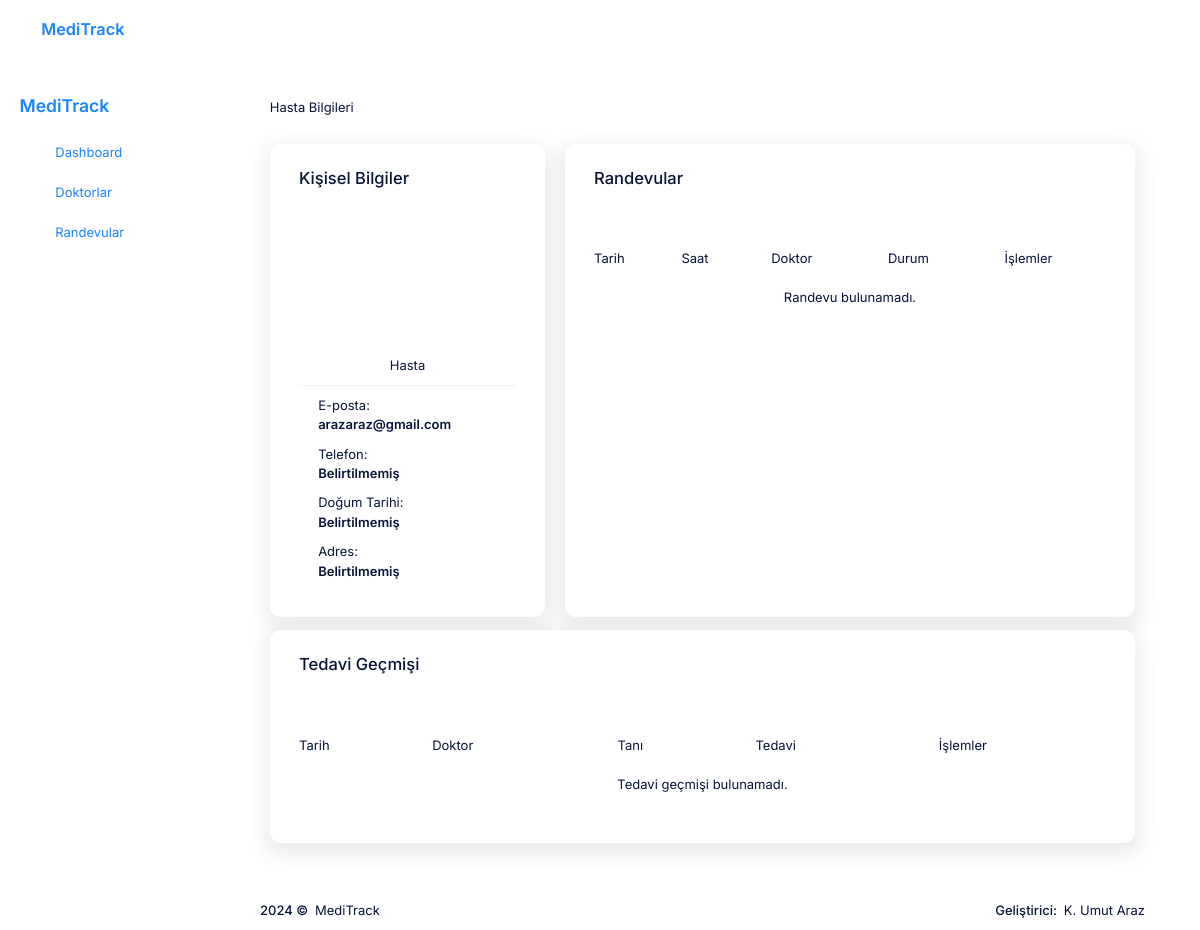
/core/patients/1/ (signed in), run on an earlier commit of the app's database.
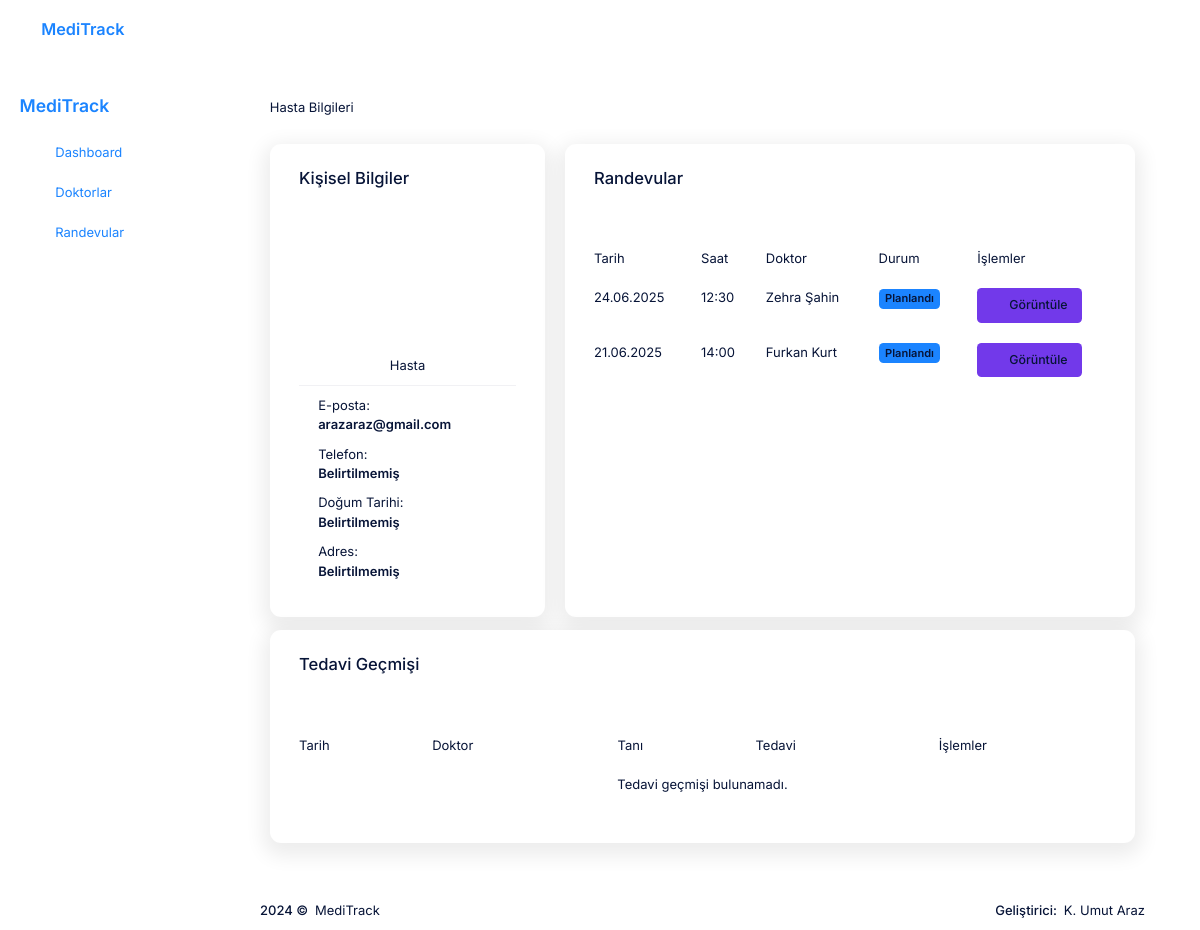
And on a later commit of the database.
### appointments/models.py (models this page shows, shortened)
class Appointment(models.Model):
    STATUS_CHOICES = [
        ('planned', _('Planlandı')),
        ('completed', _('Tamamlandı')),
        ('cancelled', _('İptal Edildi')),
    ]
    patient = models.ForeignKey(
        settings.AUTH_USER_MODEL,
        on_delete=models.CASCADE,
        related_name='patient_appointments',
        verbose_name=_('Hasta'),
        limit_choices_to={'user_type': 'patient'}
    )
    doctor = models.ForeignKey(
        settings.AUTH_USER_MODEL,
        on_delete=models.CASCADE,
        related_name='doctor_appointments',
        verbose_name=_('Doktor'),
        limit_choices_to={'user_type': 'doctor'}
    )
    date = models.DateField(
        verbose_name=_('Tarih')
    )
    time = models.TimeField(
        verbose_name=_('Saat')
    )
    description = models.TextField(
        blank=True,
        null=True,
        verbose_name=_('Açıklama')
    )
    status = models.CharField(
        max_length=20,
        choices=STATUS_CHOICES,
        default='planned',
        verbose_name=_('Durum')
    )
    created_at = models.DateTimeField(
        auto_now_add=True,
        verbose_name=_('Oluşturulma Tarihi')
    )
    updated_at = models.DateTimeField(
        auto_now=True,
        verbose_name=_('Güncellenme Tarihi')
    )
    class Meta:
        verbose_name = _('Randevu')
        verbose_name_plural = _('Randevular')
        ordering = ['-date', '-time']

### users/models.py (models this page shows, shortened)
class User(AbstractUser):
    USER_TYPE_CHOICES = [
        ('patient', _('Hasta')),
        ('doctor', _('Doktor')),
        ('receptionist', _('Resepsiyonist')),
        ('admin', _('Admin')),
    ]
    user_type = models.CharField(
        max_length=20,
        choices=USER_TYPE_CHOICES,
        default='patient',
        verbose_name=_('Kullanıcı Tipi')
    )
    specialization = models.CharField(
        max_length=100,
        blank=True,
        null=True,
        verbose_name=_('Uzmanlık Alanı')
    )
    date_of_birth = models.DateField(
        blank=True,
        null=True,
        verbose_name=_('Doğum Tarihi')
    )
    phone_number = models.CharField(
        max_length=20,
        blank=True,
        null=True,
        verbose_name=_('Telefon Numarası')
    )
    address = models.TextField(
        blank=True,
        null=True,
        verbose_name=_('Adres')
    )
    blood_type = models.CharField(
        max_length=10,
        blank=True,
        null=True,
        verbose_name=_('Kan Grubu')
    )
    def is_patient(self):
        return self.user_type == 'patient'
    def is_doctor(self):
        return self.user_type == 'doctor'
    def is_receptionist(self):
        return self.user_type == 'receptionist'
    def is_admin_user(self):
        return self.user_type == 'admin'
    class Meta:
        verbose_name = _('Kullanıcı')
        verbose_name_plural = _('Kullanıcılar')

### core/views.py (the view)
# urls.py: path('patients/<int:pk>/', views.PatientDetailView.as_view(), name='patient-detail'),
class PatientDetailView(LoginRequiredMixin, UserPassesTestMixin, DetailView):
    model = User
    template_name = 'core/patient_detail.html'
    context_object_name = 'patient'
    def test_func(self):
        patient = self.get_object()
        user = self.request.user
        if user.is_patient():
            return patient == user
        if user.is_doctor():
            return Appointment.objects.filter(doctor=user, patient=patient).exists()
        return user.is_receptionist() or user.is_admin_user()
    def get_context_data(self, **kwargs):
        context = super().get_context_data(**kwargs)
        patient = self.get_object()
        appointments = Appointment.objects.filter(patient=patient).order_by('-date', '-time')
        treatments = Treatment.objects.filter(appointment__patient=patient).order_by('-created_at')
        context.update({
            'appointments': appointments,
            'treatments': treatments
        })
        return context

### Templates/core/patient_detail.html (shortened to what the changed rows need)
{% extends 'core/base.html' %}
{% load static %}
{% block content %}
<div class="container py-4">
    <div class="row">
        <div class="col-md-8 mb-4">
            <div class="card shadow h-100">
                <div class="card-body">
                    <div class="table-responsive">
                        <table class="table table-hover">
                            <thead>
                                <tr>
                                    <th>Tarih</th>
                                    <th>Saat</th>
                                    <th>Doktor</th>
                                    <th>Durum</th>
                                    <th>İşlemler</th>
                                </tr>
                            </thead>
                            <tbody>
                                {% if appointments %}
                                    {% for appointment in appointments %}
                                        <tr>
                                            <td>{{ appointment.date|date:"d.m.Y" }}</td>
                                            <td>{{ appointment.time|time:"H:i" }}</td>
                                            <td>{{ appointment.doctor.get_full_name }}</td>
                                            <td>
                                                {% if appointment.status == 'planned' %}
                                                    <span class="badge bg-primary">Planlandı</span>
                                                {% elif appointment.status == 'completed' %}
                                                    <span class="badge bg-success">Tamamlandı</span>
                                                {% elif appointment.status == 'cancelled' %}
                                                    <span class="badge bg-danger">İptal Edildi</span>
                                                {% endif %}
                                            </td>
                                            <td>
                                                <a href="{% url 'appointment-detail' appointment.id %}" class="btn btn-sm btn-info">
                                                    <i class="fas fa-eye"></i> Görüntüle
                                                </a>
                                            </td>
                                        </tr>
                                    {% endfor %}
                                {% else %}
                                    <tr>
                                        <td colspan="5" class="text-center">Randevu bulunamadı.</td>
                                    </tr>
                                {% endif %}
                            </tbody>
                        </table>
                    </div>
                </div>
            </div>
        </div>
    </div>
    <div class="row">
        <div class="col-12">
            <div class="card shadow">
                <div class="card-body">
                    <div class="table-responsive">
                        <table class="table table-hover">
                            <thead>
                                <tr>
                                    <th>Tarih</th>
                                    <th>Doktor</th>
                                    <th>Tanı</th>
                                    <th>Tedavi</th>
                                    <th>İşlemler</th>
                                </tr>
                            </thead>
                        </table>
                    </div>
                </div>
            </div>
        </div>
    </div>
</div>
{% endblock %}

What changed in the data, as far as the page shows it:
added Appointment: date "24.06.2025", time "12:30", doctor.get_full_name "Zehra Şahin", status "Planlandı"
added Appointment: date "21.06.2025", time "14:00", doctor.get_full_name "Furkan Kurt", status "Planlandı"
Also different on the page:
text no longer shown: "Randevu bulunamadı."
